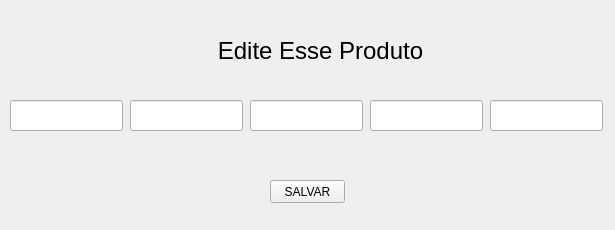
<?xml version="1.0" encoding="UTF-8"?>
<ui version="4.0">
 <class>Frame</class>
 <widget class="QFrame" name="Frame">
  <property name="geometry">
   <rect>
    <x>0</x>
    <y>0</y>
    <width>615</width>
    <height>230</height>
   </rect>
  </property>
  <property name="windowTitle">
   <string>Frame</string>
  </property>
  <widget class="QLabel" name="label">
   <property name="geometry">
    <rect>
     <x>210</x>
     <y>30</y>
     <width>221</width>
     <height>41</height>
    </rect>
   </property>
   <property name="font">
    <font>
     <family>Arial</family>
     <pointsize>18</pointsize>
     <weight>50</weight>
     <bold>false</bold>
    </font>
   </property>
   <property name="text">
    <string>Edite Esse Produto</string>
   </property>
   <property name="alignment">
    <set>Qt::AlignCenter</set>
   </property>
  </widget>
  <widget class="QLineEdit" name="lineID">
   <property name="geometry">
    <rect>
     <x>10</x>
     <y>100</y>
     <width>113</width>
     <height>31</height>
    </rect>
   </property>
  </widget>
  <widget class="QLineEdit" name="lineCODIGO">
   <property name="geometry">
    <rect>
     <x>130</x>
     <y>100</y>
     <width>113</width>
     <height>31</height>
    </rect>
   </property>
  </widget>
  <widget class="QLineEdit" name="linePRODUTO">
   <property name="geometry">
    <rect>
     <x>250</x>
     <y>100</y>
     <width>113</width>
     <height>31</height>
    </rect>
   </property>
  </widget>
  <widget class="QLineEdit" name="linePRECO">
   <property name="geometry">
    <rect>
     <x>370</x>
     <y>100</y>
     <width>113</width>
     <height>31</height>
    </rect>
   </property>
  </widget>
  <widget class="QLineEdit" name="lineCATEGORIA">
   <property name="geometry">
    <rect>
     <x>490</x>
     <y>100</y>
     <width>113</width>
     <height>31</height>
    </rect>
   </property>
  </widget>
  <widget class="QPushButton" name="btnSalvar">
   <property name="geometry">
    <rect>
     <x>270</x>
     <y>180</y>
     <width>75</width>
     <height>23</height>
    </rect>
   </property>
   <property name="text">
    <string>SALVAR</string>
   </property>
  </widget>
 </widget>
 <resources/>
 <connections/>
</ui>
